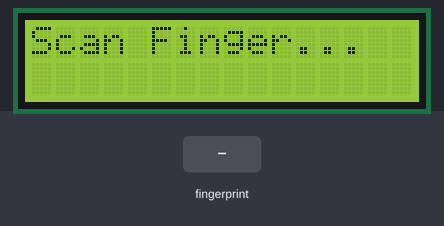
This sketch was run on a simulated Arduino Uno, built with avr-gcc and run on an emulated ATmega328P. On the bench: 16×2 character LCD. The test bench sets the inputs (shaded band). The local clock reads 2024-03-15 10:24:30 at power-on unless the sketch sets it; what the sketch prints to the serial monitor is not drawn.

Above: at 2.2 s.
2.3 s: finger stored as number 1 placed on the sensor
At 4.1 s:
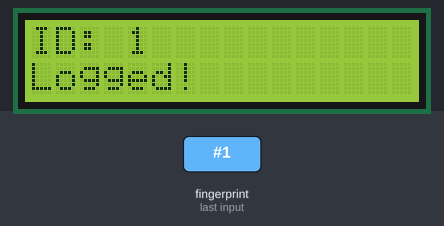
Timing chart, 0 to 5.6 s (numbered marks = the images above; inputs shaded):
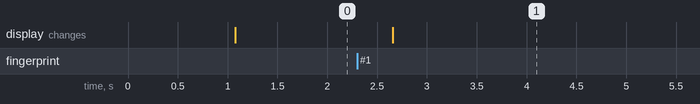

Measured:
- after the input at 2.3 s, the display: changes after 0.36 s (image 1)

The sketch:

Attendance_system.ino
```cpp
#include <Adafruit_Fingerprint.h>
#include <LiquidCrystal_I2C.h>
#include <RTClib.h>
#include <SoftwareSerial.h>

SoftwareSerial mySerial(2, 3);
Adafruit_Fingerprint finger = Adafruit_Fingerprint(&mySerial);
LiquidCrystal_I2C lcd(0x27, 16, 2);
RTC_DS3231 rtc;

void setup() {
  Serial.begin(9600);
  lcd.init(); lcd.backlight();
  finger.begin(57600);
  rtc.begin();
  lcd.print("Scan Finger...");
}

void loop() {
  int id = getFingerprintID();
  if (id > 0) {
    DateTime now = rtc.now();
    lcd.clear();
    lcd.print("ID: "); lcd.print(id);
    lcd.setCursor(0,1);
    lcd.print("Logged!");

    // IMPORTANT: Sending to Python Logger
    Serial.print("ID:"); Serial.print(id);
    Serial.print(","); Serial.println(now.timestamp());

    delay(3000);
    lcd.clear(); lcd.print("Scan Finger...");
  }
}

int getFingerprintID() {
  uint8_t p = finger.getImage();
  if (p != FINGERPRINT_OK) return -1;
  p = finger.image2Tz();
  p = finger.fingerFastSearch();
  if (p != FINGERPRINT_OK) return -1;
  return finger.fingerID;
}
```
